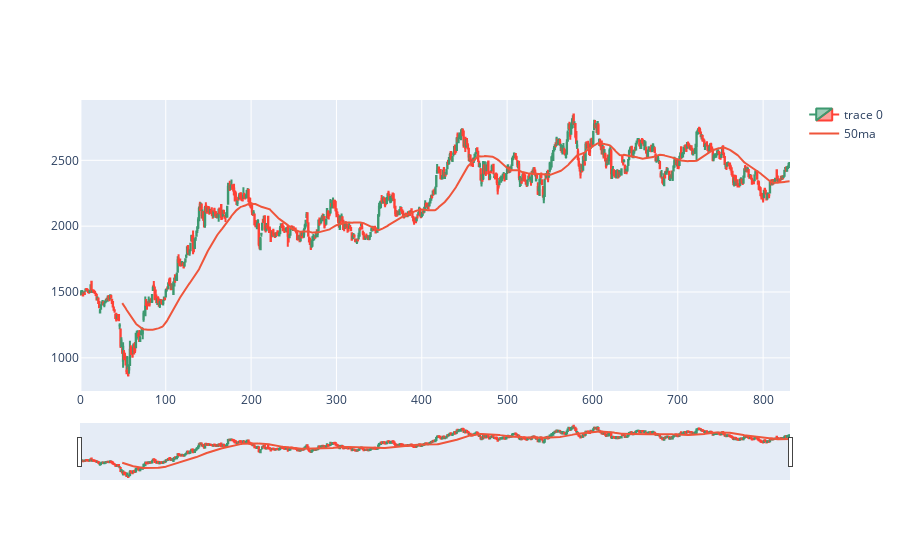

The cell this chart's notebook holds for it:
### Code cell
# Add the 50ma trace
fig.add_trace(go.Scatter(
    x=data.index,
    y=data['50ma'],
    name='50ma'
))
fig.show()

### Figure 1 — Plotly figure (JSON) as saved in the notebook; plotly's stock layout.template omitted (floating-point values rounded to 4 significant figures; data arrays with more than 128 entries replaced by an {"elided": "..."} marker saying what was removed)
{"data": [{"close": {"elided": "832 float values"}, "high": {"elided": "832 float values"}, "low": {"elided": "832 float values"}, "open": {"elided": "832 float values"}, "type": "candlestick", "x": {"elided": "832 int values"}}, {"name": "50ma", "type": "scatter", "x": {"elided": "832 int values"}, "y": {"elided": "832 float values"}}], "layout": {}}
